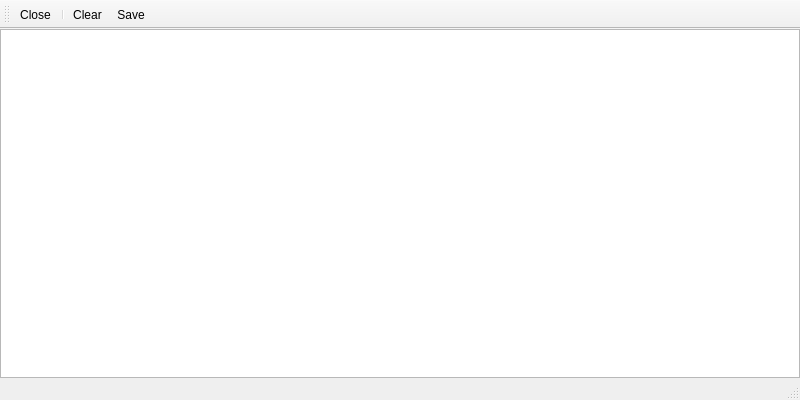
<?xml version="1.0" encoding="UTF-8"?>
<ui version="4.0">
 <class>AFSK1200</class>
 <widget class="QMainWindow" name="AFSK1200">
  <property name="geometry">
   <rect>
    <x>0</x>
    <y>0</y>
    <width>800</width>
    <height>400</height>
   </rect>
  </property>
  <property name="windowTitle">
   <string>AFSK1200 Decoder</string>
  </property>
  <property name="windowIcon">
   <iconset resource="../../resources/icons.qrc">
    <normaloff>:/icons/icons/terminal.svg</normaloff>:/icons/icons/terminal.svg</iconset>
  </property>
  <widget class="QWidget" name="centralwidget">
   <layout class="QVBoxLayout" name="verticalLayout">
    <property name="spacing">
     <number>5</number>
    </property>
    <property name="leftMargin">
     <number>0</number>
    </property>
    <property name="topMargin">
     <number>0</number>
    </property>
    <property name="rightMargin">
     <number>0</number>
    </property>
    <property name="bottomMargin">
     <number>0</number>
    </property>
    <item>
     <widget class="QPlainTextEdit" name="textView">
      <property name="font">
       <font>
        <family>Monospace</family>
       </font>
      </property>
      <property name="horizontalScrollBarPolicy">
       <enum>Qt::ScrollBarAsNeeded</enum>
      </property>
      <property name="lineWrapMode">
       <enum>QPlainTextEdit::NoWrap</enum>
      </property>
      <property name="readOnly">
       <bool>true</bool>
      </property>
      <property name="maximumBlockCount">
       <number>10000</number>
      </property>
     </widget>
    </item>
   </layout>
  </widget>
  <widget class="QMenuBar" name="menubar">
   <property name="geometry">
    <rect>
     <x>0</x>
     <y>0</y>
     <width>800</width>
     <height>27</height>
    </rect>
   </property>
  </widget>
  <widget class="QToolBar" name="toolBar">
   <property name="windowTitle">
    <string>toolBar</string>
   </property>
   <attribute name="toolBarArea">
    <enum>TopToolBarArea</enum>
   </attribute>
   <attribute name="toolBarBreak">
    <bool>false</bool>
   </attribute>
   <addaction name="actionClose"/>
   <addaction name="separator"/>
   <addaction name="actionClear"/>
   <addaction name="actionSave"/>
  </widget>
  <widget class="QStatusBar" name="statusBar"/>
  <action name="actionClear">
   <property name="icon">
    <iconset resource="../../resources/icons.qrc">
     <normaloff>:/icons/icons/clear.svg</normaloff>:/icons/icons/clear.svg</iconset>
   </property>
   <property name="text">
    <string>Clear</string>
   </property>
   <property name="toolTip">
    <string>Clear received packets</string>
   </property>
  </action>
  <action name="actionSave">
   <property name="icon">
    <iconset resource="../../resources/icons.qrc">
     <normaloff>:/icons/icons/floppy.svg</normaloff>:/icons/icons/floppy.svg</iconset>
   </property>
   <property name="text">
    <string>Save</string>
   </property>
   <property name="toolTip">
    <string>Save received packets to a text file</string>
   </property>
  </action>
  <action name="actionClose">
   <property name="icon">
    <iconset resource="../../resources/icons.qrc">
     <normaloff>:/icons/icons/close.svg</normaloff>:/icons/icons/close.svg</iconset>
   </property>
   <property name="text">
    <string>Close</string>
   </property>
   <property name="toolTip">
    <string>Close AFSK1200 decoder window</string>
   </property>
  </action>
  <action name="actionInfo">
   <property name="icon">
    <iconset resource="../../resources/icons.qrc">
     <normaloff>:/icons/icons/info.svg</normaloff>:/icons/icons/info.svg</iconset>
   </property>
   <property name="text">
    <string>Info</string>
   </property>
   <property name="toolTip">
    <string>Show info about AFKS1200 decoder</string>
   </property>
  </action>
 </widget>
 <resources>
  <include location="../../resources/icons.qrc"/>
 </resources>
 <connections>
  <connection>
   <sender>actionClose</sender>
   <signal>triggered()</signal>
   <receiver>AFSK1200</receiver>
   <slot>close()</slot>
   <hints>
    <hint type="sourcelabel">
     <x>-1</x>
     <y>-1</y>
    </hint>
    <hint type="destinationlabel">
     <x>399</x>
     <y>299</y>
    </hint>
   </hints>
  </connection>
 </connections>
</ui>
